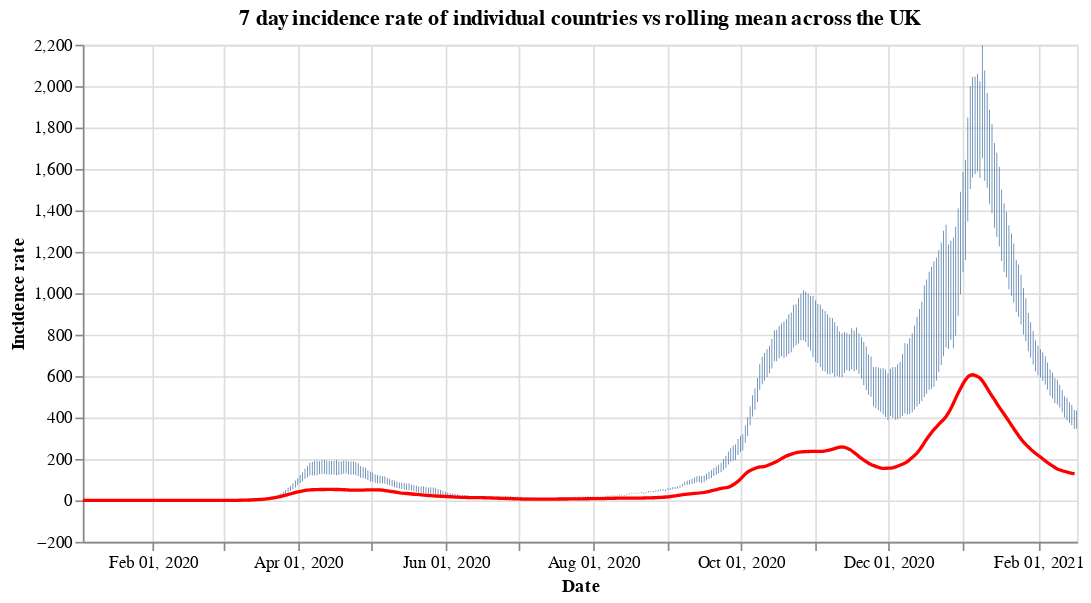

The code cell stored with this chart in its notebook:
### Code cell
#collapse
countries = uk_cases['areaName'].unique()
countries.sort()

selection = alt.selection_single(
    name='Select',
    fields=['areaName'],
    init={'areaName': 'Wales'},
    bind={'areaName': alt.binding_select(options=countries)}
)

# scatter plot, modify opacity based on selection
bars = alt.Chart(uk_cases).mark_bar().add_selection(
    selection
).encode(
    x=alt.X("yearmonthdate(date):T", axis=alt.Axis(title='Date')),
    y=alt.Y("weeklyCasesRate:Q", axis=alt.Axis(title='Incidence rate')),
    tooltip='weeklyCasesRate:Q',
    opacity=alt.condition(selection, alt.value(1), alt.value(0))
).properties(title=f'7 day incidence rate of individual countries vs rolling mean across the UK', width=600)

line = alt.Chart(overview_cases).mark_line(
    color='red',
    size=2,
).transform_window(
    rolling_mean='mean(weeklyCasesRate)',
    frame=[0, 7]
).encode(
    x='yearmonthdate(date):T',
    y='rolling_mean:Q'
)

alt.layer(bars, line)

### Figure 1 — Vega-Lite specification as saved in the notebook (floating-point values rounded to 4 significant figures; data arrays with more than 128 entries replaced by an {"elided": "..."} marker saying what was removed)
{"config": {"view": {"continuousWidth": 400, "continuousHeight": 300}}, "layer": [{"data": {"name": "data-09704b95d9b0a6a93d7e59516331b111"}, "mark": "bar", "encoding": {"opacity": {"condition": {"value": 1, "selection": "Select"}, "value": 0}, "tooltip": {"type": "quantitative", "field": "weeklyCasesRate"}, "x": {"type": "temporal", "axis": {"title": "Date"}, "field": "date", "timeUnit": "yearmonthdate"}, "y": {"type": "quantitative", "axis": {"title": "Incidence rate"}, "field": "weeklyCasesRate"}}, "selection": {"Select": {"type": "single", "fields": ["areaName"], "init": {"areaName": "Wales"}, "bind": {"areaName": {"input": "select", "options": ["England", "Northern Ireland", "Scotland", "Wales"]}}}}, "title": "7 day incidence rate of individual countries vs rolling mean across the UK", "width": 600}, {"data": {"name": "data-8b60f34be4d13012e1a3b177385ccd1e"}, "mark": {"type": "line", "color": "red", "size": 2}, "encoding": {"x": {"type": "temporal", "field": "date", "timeUnit": "yearmonthdate"}, "y": {"type": "quantitative", "field": "rolling_mean"}}, "transform": [{"window": [{"op": "mean", "field": "weeklyCasesRate", "as": "rolling_mean"}], "frame": [0, 7]}]}], "$schema": "https://vega.github.io/schema/vega-lite/v4.8.1.json", "datasets": {"data-09704b95d9b0a6a93d7e59516331b111": {"elided": "1644 records"}, "data-8b60f34be4d13012e1a3b177385ccd1e": {"elided": "411 records"}}}
